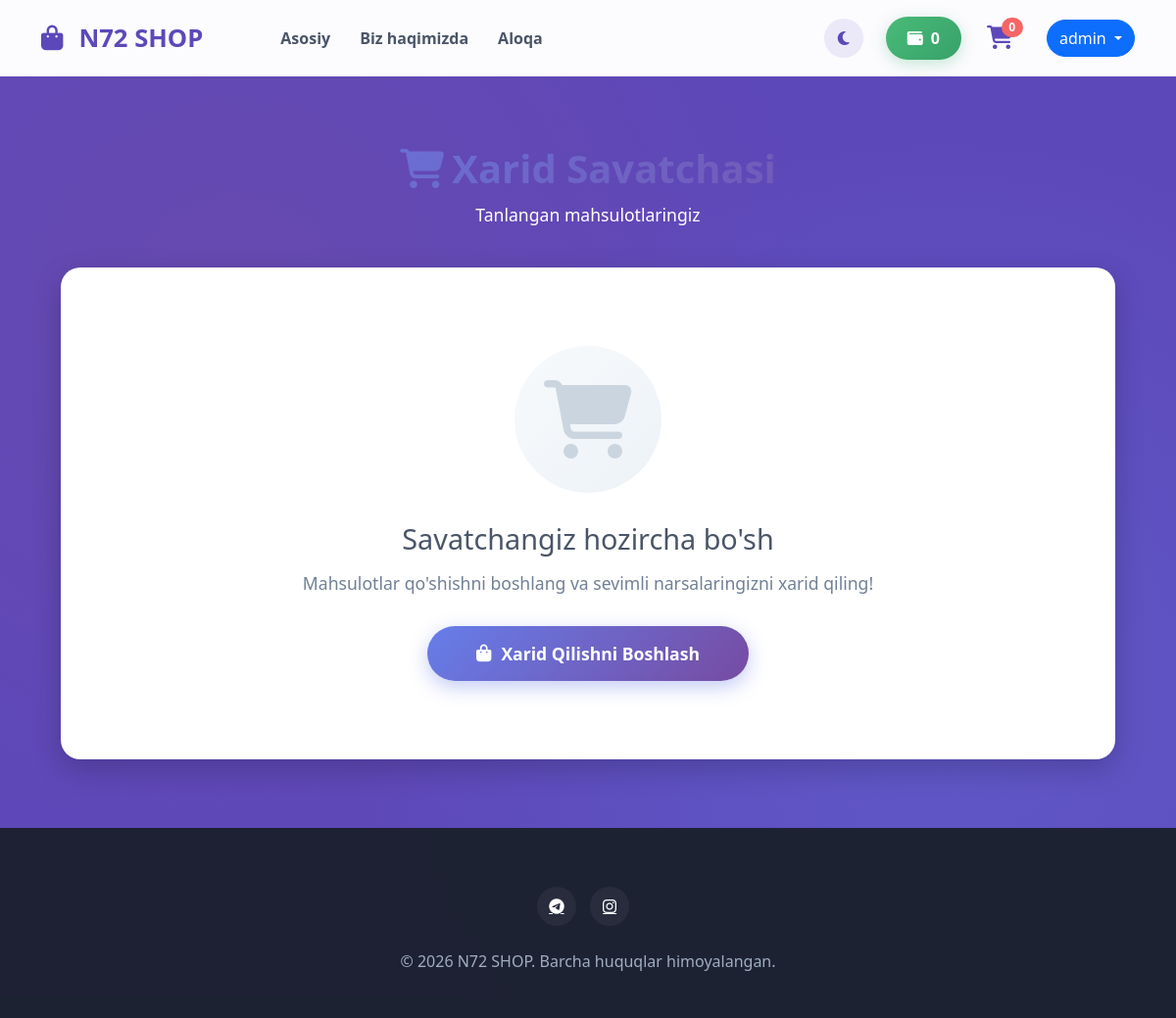
The app's page /users/cart/ (signed in), older data.
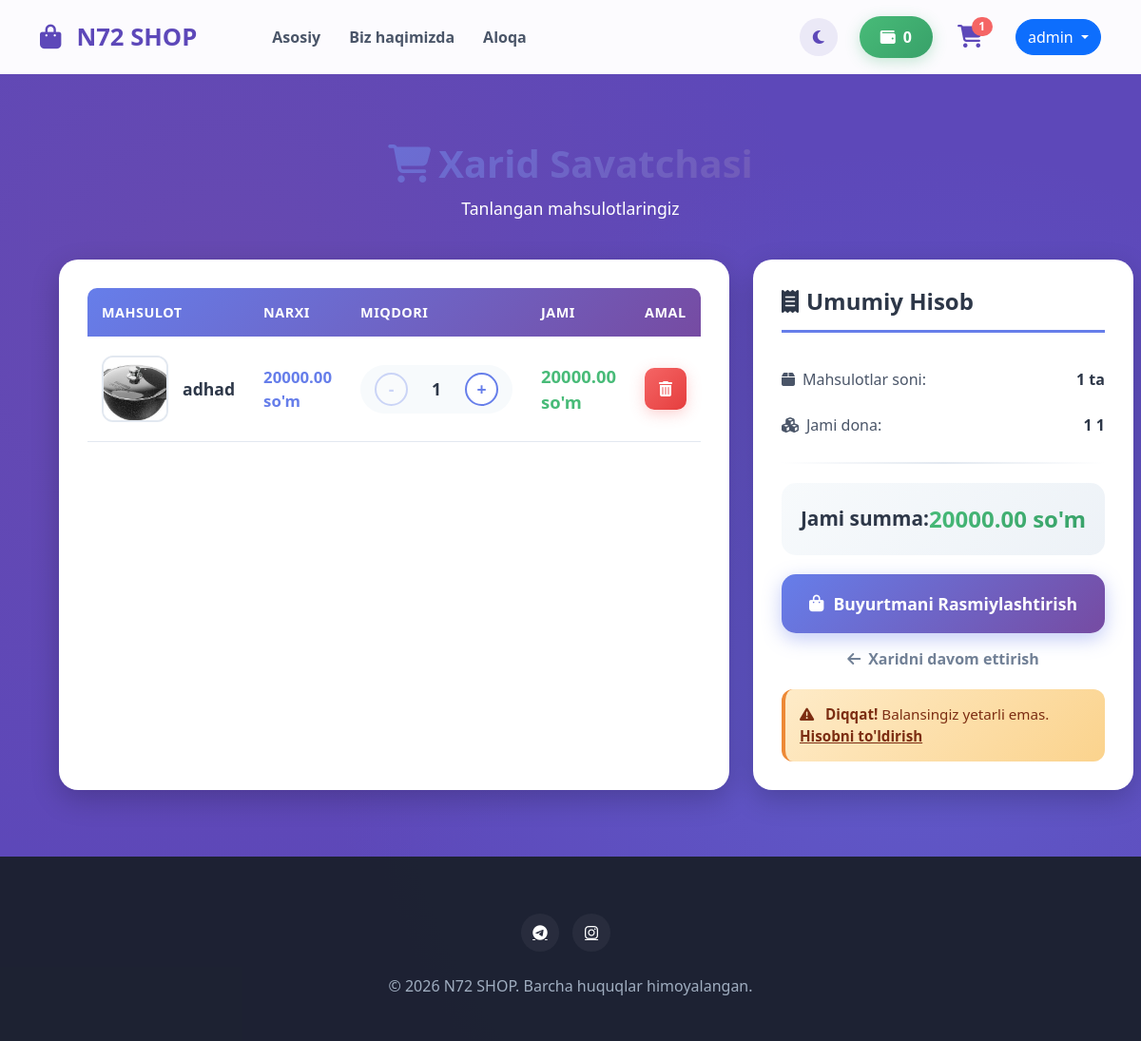
The same page, newer data.
### users/models.py (models this page shows, shortened)
class Cart(models.Model):
    user = models.OneToOneField(User, on_delete=models.CASCADE, related_name='cart')
    def get_total_price(self):
        return sum(item.total_price() for item in self.items.all()) or 0

class CartItem(models.Model):
    cart = models.ForeignKey(Cart, on_delete=models.CASCADE, related_name='items')
    product = models.ForeignKey(Product, on_delete=models.CASCADE)
    quantity = models.PositiveIntegerField(default=1)
    def total_price(self):
        return self.product.price * self.quantity

### main/models.py (models this page shows, shortened)
class Wallet(models.Model):
    user = models.OneToOneField(
        User,
        on_delete=models.CASCADE,
        related_name='wallet'
    )
    balance = models.DecimalField(
        max_digits=12,
        decimal_places=2,
        default=0
    )
    updated_at = models.DateTimeField(auto_now=True)

### products/models.py (models this page shows, shortened)
class Product(models.Model):
    owner = models.ForeignKey(User, on_delete=models.CASCADE, limit_choices_to={'is_staff': True}, related_name='products')
    name = models.CharField(max_length=200)
    description = models.TextField()
    image = models.ImageField(upload_to='media/', null=True, blank=True)
    price = models.DecimalField(max_digits=10, decimal_places=2)
    category = models.ForeignKey(Category, on_delete=models.CASCADE)
    quantity = models.PositiveIntegerField(default=1)
    created_at = models.DateTimeField(auto_now_add=True)
    is_active = models.BooleanField(default=True)

### users/views.py (the view)
# urls.py: path('cart/', CartDetailView.as_view(), name='cart'),
class CartDetailView(LoginRequiredMixin, View):
    def get(self, request):
        cart, created = Cart.objects.get_or_create(user=request.user)
        return render(request, 'users/cart.html', {'cart': cart})

### templates/users/cart.html (shortened to what the changed rows need)
{% extends 'base.html' %}
{% block content %}
<div class="cart-container">
    <div class="page-title">
        <h2><i class="fas fa-shopping-cart me-2"></i>Xarid Savatchasi</h2>
    </div>
    {% if cart.items.all %}
    <div class="cart-grid">
        <div class="cart-card">
            <table class="cart-table">
                <thead>
                    <tr>
                        <th>Mahsulot</th>
                        <th>Narxi</th>
                        <th>Miqdori</th>
                        <th>Jami</th>
                        <th>Amal</th>
                    </tr>
                </thead>
                <tbody>
                    {% for item in cart.items.all %}
                    <tr>
                        <td>
                            <div class="product-info">
                                {% if item.product.image %}
                                    <img src="{{ item.product.image.url }}" class="product-image" alt="{{ item.product.name }}">
                                {% else %}
                                    <div class="product-placeholder">
                                        <i class="fas fa-image"></i>
                                    </div>
                                {% endif %}
                                <span class="product-name">{{ item.product.name }}</span>
                            </div>
                        </td>
                        <td>
                            <span class="product-price">{{ item.product.price }} so'm</span>
                        </td>
                        <td>
                            <form action="{% url 'update_cart' item.id %}" method="post">
                                <div class="quantity-controls">
                                    <button type="submit" name="action" value="decrease" class="quantity-btn" {% if item.quantity <= 1 %}disabled{% endif %}>
                                        -
                                    </button>
                                    <span class="quantity-value">{{ item.quantity }}</span>
                                    <button type="submit" name="action" value="increase" class="quantity-btn">
                                        +
                                    </button>
                                </div>
                            </form>
                        </td>
                        <td>
                            <span class="total-price">{{ item.total_price }} so'm</span>
                        </td>
                        <td>
                            <form action="{% url 'remove_from_cart' item.id %}" method="post">
                                <button type="submit" class="delete-btn" onclick="return confirm('Mahsulotni o\'chirmoqchimisiz?')">
                                    <i class="fas fa-trash-alt"></i>
                                </button>
                            </form>
                        </td>
                    </tr>
                    {% endfor %}
                </tbody>
            </table>
        </div>
        <div>
            <div class="summary-card">
                <h3 class="summary-title">
                    <i class="fas fa-receipt me-2"></i>Umumiy Hisob
                </h3>
                <div class="summary-row">
                    <span><i class="fas fa-box me-2"></i>Mahsulotlar soni:</span>
                    <span>{{ cart.items.count }} ta</span>
                </div>
                <div class="summary-row">
                    <span><i class="fas fa-cubes me-2"></i>Jami dona:</span>
                    <span>
                        {% widthratio cart.items.all|length 1 1 %}
                        {% for item in cart.items.all %}
                            {% if forloop.first %}{{ item.quantity }}{% else %}+{{ item.quantity }}{% endif %}
                        {% endfor %}
                    </span>
                </div>
                <div class="summary-divider"></div>
                <div class="summary-total">
                    <span class="summary-total-label">Jami summa:</span>
                    <span class="summary-total-value">{{ cart.get_total_price }} so'm</span>
                </div>
                <a href="{% url 'wallet_checkout' %}" class="checkout-btn">
                    <i class="fas fa-shopping-bag"></i>
                    Buyurtmani Rasmiylashtirish
                </a>
                <a href="{% url 'index' %}" class="continue-shopping">
                    <i class="fas fa-arrow-left me-2"></i>Xaridni davom ettirish
                </a>
                {% if user.wallet.balance < cart.get_total_price %}
                <div class="balance-warning">
                    <i class="fas fa-exclamation-triangle me-2"></i>
                    <strong>Diqqat!</strong> Balansingiz yetarli emas.
                    <a href="{% url 'wallet_detail' %}">Hisobni to'ldirish</a>
                </div>
                {% endif %}
            </div>
        </div>
    </div>
    {% else %}
    <div class="empty-cart">
        <div class="empty-cart-icon">
            <i class="fas fa-shopping-cart"></i>
        </div>
        <h4>Savatchangiz hozircha bo'sh</h4>
        <p>Mahsulotlar qo'shishni boshlang va sevimli narsalaringizni xarid qiling!</p>
        <a href="{% url 'index' %}" class="start-shopping-btn">
            <i class="fas fa-shopping-bag"></i>
            Xarid Qilishni Boshlash
        </a>
    </div>
    {% endif %}
</div>
{% endblock %}

### templates/base.html (shortened to what this page needs)
<!DOCTYPE html>
<html lang="uz">
<head>
    <link href="https://cdn.jsdelivr.net/npm/bootstrap@5.3.0/dist/css/bootstrap.min.css" rel="stylesheet">
    <link rel="stylesheet" href="https://cdnjs.cloudflare.com/ajax/libs/font-awesome/6.4.0/css/all.min.css">
    <link rel="stylesheet" href="https://cdnjs.cloudflare.com/ajax/libs/animate.css/4.1.1/animate.min.css"/>
</head>
<body>
    <nav class="navbar navbar-expand-lg navbar-custom sticky-top">
        <div class="container">
            <a class="navbar-brand d-flex align-items-center" href="{% url 'index' %}">
                <i class="fas fa-shopping-bag me-3"></i>
                <span>N72 SHOP</span>
            </a>
            <div class="collapse navbar-collapse" id="mainNav">
                <ul class="navbar-nav me-auto ms-lg-5">
                    <li class="nav-item"><a class="nav-link" href="{% url 'index' %}">Asosiy</a></li>
                    <li class="nav-item"><a class="nav-link" href="{% url 'about' %}">Biz haqimizda</a></li>
                    <li class="nav-item"><a class="nav-link" href="{% url 'contact' %}">Aloqa</a></li>
                </ul>
                <div class="d-flex align-items-center gap-2">
                    <button onclick="toggleTheme()" class="theme-toggle-btn" id="theme-btn" title="Rejimni o'zgartirish">
                        <i class="fas fa-moon" id="theme-icon"></i>
                    </button>
                    {% if user.is_authenticated %}
                        <a href="{% url 'wallet_detail' %}" class="wallet-balance me-2">
                            <i class="fas fa-wallet me-2"></i>{{ user.wallet.balance|default:"0" }}
                        </a>
                        <a href="{% url 'cart' %}" class="cart-wrapper me-3">
                            <i class="fas fa-shopping-cart cart-icon"></i>
                            <span class="badge rounded-pill cart-badge">{{ user.cart.items.count|default:0 }}</span>
                        </a>
                        <div class="dropdown">
                            <button class="btn btn-primary dropdown-toggle rounded-pill" data-bs-toggle="dropdown">
                                {{ user.username }}
                            </button>
                        </div>
                    {% else %}
                        <a class="btn btn-outline-primary rounded-pill px-4" href="{% url 'login' %}">Kirish</a>
                    {% endif %}
                </div>
            </div>
        </div>
    </nav>
    <main class="main-wrapper">
        <div class="container">
            {% block content %}{% endblock %}
        </div>
    </main>
    <footer>
        <div class="container text-center">
            <div class="mb-4">
                <a href="#" class="social-circle"><i class="fab fa-telegram"></i></a>
                <a href="#" class="social-circle"><i class="fab fa-instagram"></i></a>
            </div>
            <p>&copy; 2026 N72 SHOP. Barcha huquqlar himoyalangan.</p>
        </div>
    </footer>
</body>
</html>

Row changes from the older to the newer data that the page shows:
added CartItem: product.image (picture), product.name "adhad", product.price "20000.00", quantity "1", total_price "20000.00"
now on this page (row unchanged): Cart: items.count "1", id.cart_id "1", get_total_price "20000.00"
Text that changed along with them:
{{ user.cart.items.count|default:0 }}: "0" → "1"
text no longer shown: "Savatchangiz hozircha bo'sh Mahsulotlar qo'shishni boshlang va sevimli narsalaringizni xarid qiling! Xarid Qilishni Boshlash"
text now shown: "MAHSULOT NARXI MIQDORI JAMI AMAL Umumiy Hisob Mahsulotlar soni: ta Jami dona: Jami summa: so'm Buyurtmani Rasmiylashtirish Xaridni davom ettirish Diqqat! Balansingiz yetarli emas. Hisobni to'ldirish"
